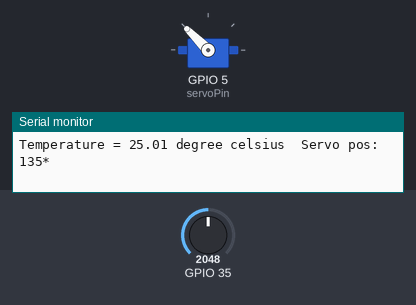
Simulated run of this sketch. Board: ESP32. On the bench: servo, the last lines printed to the serial monitor. Inputs (shaded band) come from the test bench; at power-on: GPIO 35 = 2048.

Above: at 8.6 s.
8.7 s: GPIO 35 set to 2866
At 10.0 s:
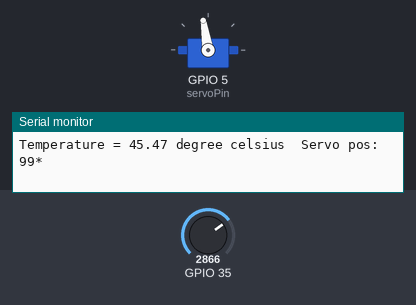
11.0 s: GPIO 35 set to 3603
At 12.4 s:
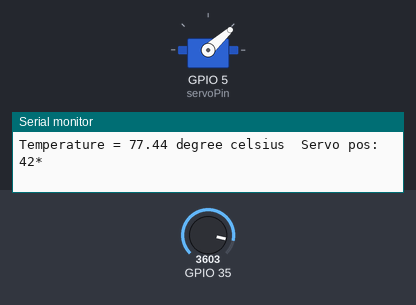
13.2 s: GPIO 35 set to 1228
At 14.9 s:
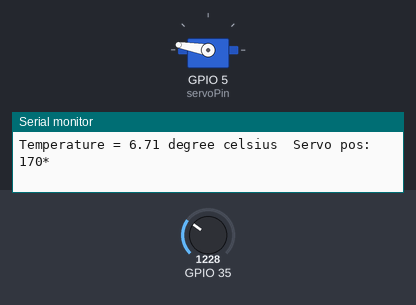
15.3 s: GPIO 35 set to 491
At 17.3 s:
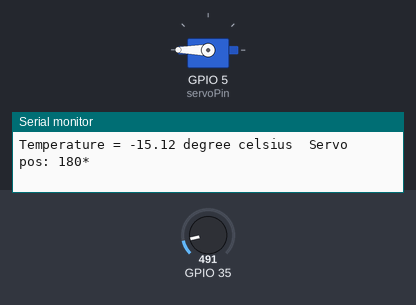
Timing chart, 0 to 18.4 s (numbered marks = the images above; inputs shaded):
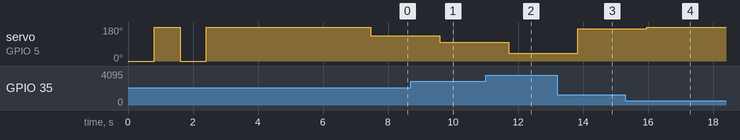

The sketch:

servo_gauge.ino
```cpp
#include <ESP32Servo.h>

const double VCC = 3.3;             // NodeMCU on board 3.3v vcc
const double R2 = 10000;            // 10k ohm series resistor
const double adc_resolution = 4095; // 10-bit adc

const double A = 0.001129148;   // thermistor equation parameters
const double B = 0.000234125;
const double C = 0.0000000876741;
float ptc,tc;


Servo myservo;
int pos = 0;
int servoPin = 5;
void setup() {
  Serial.begin(9600);  /* Define baud rate for serial communication */
  ESP32PWM::allocateTimer(0);
  ESP32PWM::allocateTimer(1);
  ESP32PWM::allocateTimer(2);
  ESP32PWM::allocateTimer(3);
  myservo.setPeriodHertz(50);    // standard 50 hz servo
  myservo.attach(servoPin, 500, 2400);
  Serial.println();
   myservo.write(0); delay(800);
   myservo.write(180); delay(800);
   myservo.write(0); delay(800);
   Serial.println("sets");
   myservo.write(180); delay(5000);
   Serial.println("set");
}

void loop() {
  double Vout, Rth, temperature, adc_value;
for ( int i = 0; i < 100; i++ )
{
  adc_value = analogRead(35);
  Vout = (adc_value * VCC) / adc_resolution;
  Rth = (VCC * R2 / Vout) - R2;

/*  Steinhart-Hart Thermistor Equation:
 *  Temperature in Kelvin = 1 / (A + B[ln(R)] + C[ln(R)]^3)
 *  where A = 0.001129148, B = 0.000234125 and C = 8.76741*10^-8  */
  temperature = (1 / (A + (B * log(Rth)) + (C * pow((log(Rth)),3))));   // Temperature in kelvin

  temperature = temperature - 273.15;  // Temperature in degree celsius

  tc=temperature;
  ptc=ptc+tc;
  //Serial.print(temperature);Serial.print("      ");Serial.println(ptc);
  delayMicroseconds(500);
  }

  Serial.print("Temperature = ");
  Serial.print(ptc/100);
  Serial.print(" degree celsius");
  if((ptc/100)>100)     { pos=0;}
  else if ((ptc/100)<0) { pos=180;}
  else { pos = map((ptc/100),0,100, 180,0);}

  Serial.print("  Servo pos: "); Serial.print(pos);Serial.println("*");
  myservo.write(pos);
   delay(1000);
   ptc=0;

}
```

Measured:
- after the input at 8.7 s, servo on GPIO 5 (servoPin): 135° → 99° after 0.88 s
- after the input at 11.0 s, servo on GPIO 5 (servoPin): 99° → 42° after 0.71 s
- after the input at 13.2 s, servo on GPIO 5 (servoPin): 42° → 170° after 0.63 s
- after the input at 15.3 s, servo on GPIO 5 (servoPin): 170° → 180° after 0.65 s
